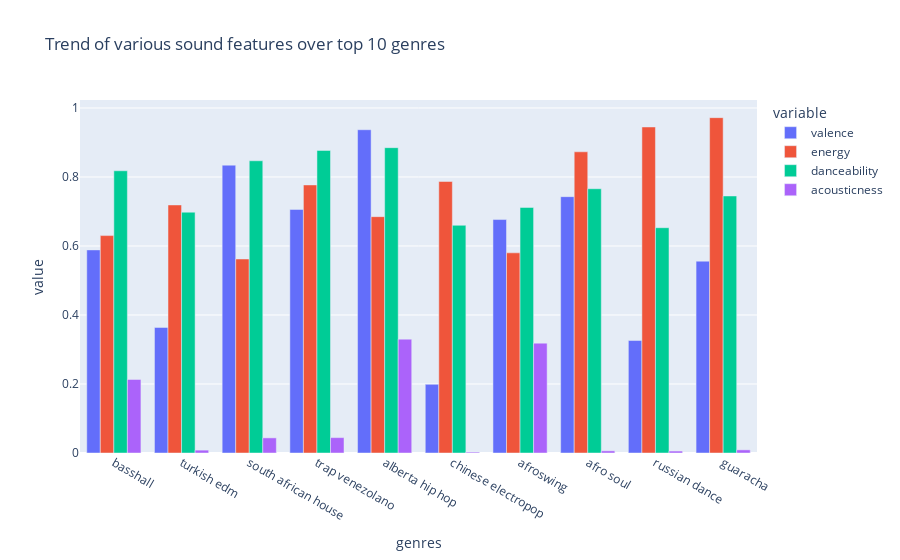

Notebook code for this chart:
### Code cell
# Identify the top 10 genres based on popularity
top10_genres = genre_data.sort_values('popularity', ascending=False).head(10)

# Create the grouped bar chart
fig = px.bar(top10_genres, x='genres', y=['valence', 'energy', 'danceability', 'acousticness'], barmode='group', title='Trend of various sound features over top 10 genres')

# Display the plot
fig.show()

### Figure 1 — Plotly figure (JSON) as saved in the notebook; plotly's stock layout.template omitted (floating-point values rounded to 4 significant figures)
{"data": [{"alignmentgroup": "True", "hovertemplate": "variable=valence<br>genres=%{x}<br>value=%{y}<extra></extra>", "legendgroup": "valence", "marker": {"color": "#636efa", "pattern": {"shape": ""}}, "name": "valence", "offsetgroup": "valence", "orientation": "v", "showlegend": true, "textposition": "auto", "type": "bar", "x": ["basshall", "turkish edm", "south african house", "trap venezolano", "alberta hip hop", "chinese electropop", "afroswing", "afro soul", "russian dance", "guaracha"], "xaxis": "x", "y": [0.5887, 0.364, 0.8343, 0.706, 0.937, 0.199, 0.6766, 0.743, 0.326, 0.556], "yaxis": "y"}, {"alignmentgroup": "True", "hovertemplate": "variable=energy<br>genres=%{x}<br>value=%{y}<extra></extra>", "legendgroup": "energy", "marker": {"color": "#EF553B", "pattern": {"shape": ""}}, "name": "energy", "offsetgroup": "energy", "orientation": "v", "showlegend": true, "textposition": "auto", "type": "bar", "x": ["basshall", "turkish edm", "south african house", "trap venezolano", "alberta hip hop", "chinese electropop", "afroswing", "afro soul", "russian dance", "guaracha"], "xaxis": "x", "y": [0.6302, 0.719, 0.5623, 0.777, 0.685, 0.787, 0.5802, 0.873, 0.945, 0.972], "yaxis": "y"}, {"alignmentgroup": "True", "hovertemplate": "variable=danceability<br>genres=%{x}<br>value=%{y}<extra></extra>", "legendgroup": "danceability", "marker": {"color": "#00cc96", "pattern": {"shape": ""}}, "name": "danceability", "offsetgroup": "danceability", "orientation": "v", "showlegend": true, "textposition": "auto", "type": "bar", "x": ["basshall", "turkish edm", "south african house", "trap venezolano", "alberta hip hop", "chinese electropop", "afroswing", "afro soul", "russian dance", "guaracha"], "xaxis": "x", "y": [0.818, 0.698, 0.847, 0.877, 0.885, 0.66, 0.7117, 0.766, 0.653, 0.745], "yaxis": "y"}, {"alignmentgroup": "True", "hovertemplate": "variable=acousticness<br>genres=%{x}<br>value=%{y}<extra></extra>", "legendgroup": "acousticness", "marker": {"color": "#ab63fa", "pattern": {"shape": ""}}, "name": "acousticness", "offsetgroup": "acousticness", "orientation": "v", "showlegend": true, "textposition": "auto", "type": "bar", "x": ["basshall", "turkish edm", "south african house", "trap venezolano", "alberta hip hop", "chinese electropop", "afroswing", "afro soul", "russian dance", "guaracha"], "xaxis": "x", "y": [0.2132, 0.00829, 0.04383, 0.0446, 0.33, 0.00257, 0.3185, 0.00627, 0.00561, 0.00903], "yaxis": "y"}], "layout": {"barmode": "group", "legend": {"title": {"text": "variable"}, "tracegroupgap": 0}, "title": {"text": "Trend of various sound features over top 10 genres"}, "xaxis": {"anchor": "y", "domain": [0, 1], "title": {"text": "genres"}}, "yaxis": {"anchor": "x", "domain": [0, 1], "title": {"text": "value"}}}}
